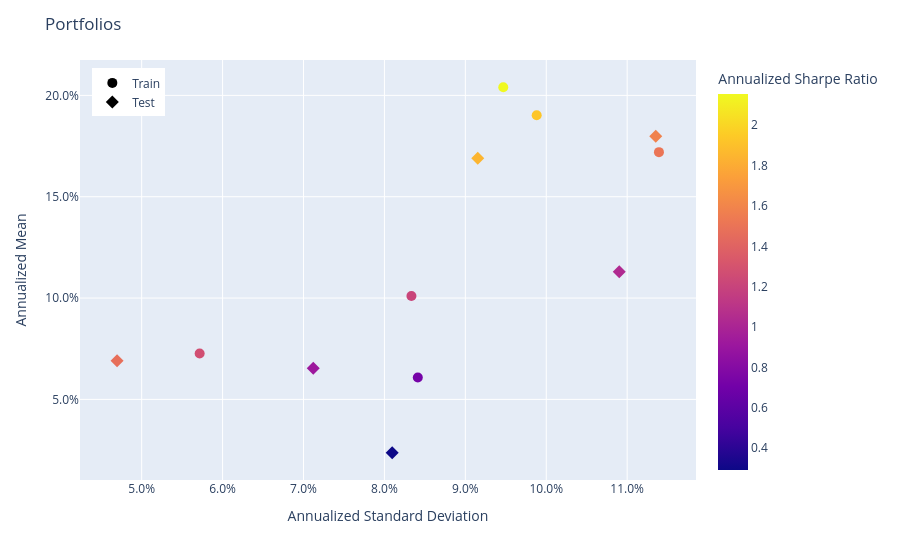

The notebook cell this image was saved under:
### Markdown cell above
#### Train vs Test

### Code cell
train_population = Population([result['train'] for result in fold_real])
test_population = Population([result['test'] for result in fold_real])
train_population.set_portfolio_params(tag="Train")
test_population.set_portfolio_params(tag="Test")
population = train_population + test_population
population.plot_measures(
    x=RiskMeasure.ANNUALIZED_STANDARD_DEVIATION,
    y=PerfMeasure.ANNUALIZED_MEAN,
    color_scale=RatioMeasure.ANNUALIZED_SHARPE_RATIO,
    hover_measures=[RiskMeasure.MAX_DRAWDOWN, RatioMeasure.ANNUALIZED_SORTINO_RATIO],
)

### Figure 1 — Plotly figure (JSON) as saved in the notebook; plotly's stock layout.template omitted (floating-point values rounded to 4 significant figures)
{"data": [{"customdata": [["Train", 0.05071, 2.795, 1.925], ["Train", 0.03696, 3.088, 2.155], ["Train", 0.09501, 2.177, 1.51], ["Train", 0.03678, 1.811, 1.27], ["Train", 0.08083, 1.063, 0.7223], ["Train", 0.06648, 1.694, 1.212]], "hovertemplate": "<b>%{hovertext}</b><br><br>tag=%{customdata[0]}<br>Annualized Standard Deviation=%{x:.3f}<br>Annualized Mean=%{y:.3f}<br>MAX Drawdown=%{customdata[1]:.3f}<br>Annualized Sortino Ratio=%{customdata[2]:.3f}<br>Annualized Sharpe Ratio=%{marker.color:.3f}<extra></extra>", "hovertext": ["Fold0", "Fold1", "Fold2", "Fold3", "Fold4", "Fold5"], "legendgroup": "Train", "marker": {"color": [1.925, 2.155, 1.51, 1.27, 0.7223, 1.212], "coloraxis": "coloraxis", "size": 10, "symbol": "circle"}, "mode": "markers", "name": "Train", "orientation": "v", "showlegend": true, "type": "scatter", "x": [0.09882, 0.09469, 0.1139, 0.05716, 0.08413, 0.08334], "xaxis": "x", "y": [0.1902, 0.204, 0.172, 0.07261, 0.06076, 0.101], "yaxis": "y"}, {"customdata": [["Test", 0.07381, 1.474, 1.036], ["Test", 0.03056, 1.427, 0.9188], ["Test", 0.081, 0.393, 0.2923], ["Test", 0.04822, 2.086, 1.472], ["Test", 0.06706, 2.089, 1.584], ["Test", 0.09157, 2.381, 1.846]], "hovertemplate": "<b>%{hovertext}</b><br><br>tag=%{customdata[0]}<br>Annualized Standard Deviation=%{x:.3f}<br>Annualized Mean=%{y:.3f}<br>MAX Drawdown=%{customdata[1]:.3f}<br>Annualized Sortino Ratio=%{customdata[2]:.3f}<br>Annualized Sharpe Ratio=%{marker.color:.3f}<extra></extra>", "hovertext": ["Fold0", "Fold1", "Fold2", "Fold3", "Fold4", "Fold5"], "legendgroup": "Test", "marker": {"color": [1.036, 0.9188, 0.2923, 1.472, 1.584, 1.846], "coloraxis": "coloraxis", "size": 10, "symbol": "diamond"}, "mode": "markers", "name": "Test", "orientation": "v", "showlegend": true, "type": "scatter", "x": [0.109, 0.07121, 0.08096, 0.04696, 0.1135, 0.09153], "xaxis": "x", "y": [0.113, 0.06542, 0.02367, 0.06911, 0.1799, 0.169], "yaxis": "y"}], "layout": {"coloraxis": {"colorbar": {"title": {"text": "Annualized Sharpe Ratio"}}, "colorscale": [[0, "#0d0887"], [0.1111, "#46039f"], [0.2222, "#7201a8"], [0.3333, "#9c179e"], [0.4444, "#bd3786"], [0.5556, "#d8576b"], [0.6667, "#ed7953"], [0.7778, "#fb9f3a"], [0.8889, "#fdca26"], [1, "#f0f921"]]}, "legend": {"title": {}, "tracegroupgap": 0, "x": 0.02, "xanchor": "left", "y": 0.98, "yanchor": "top"}, "margin": {"t": 60}, "title": {"text": "Portfolios"}, "xaxis": {"anchor": "y", "domain": [0, 1], "tickformat": ",.1%", "title": {"text": "Annualized Standard Deviation"}}, "yaxis": {"anchor": "x", "domain": [0, 1], "tickformat": ",.1%", "title": {"text": "Annualized Mean"}}}}
